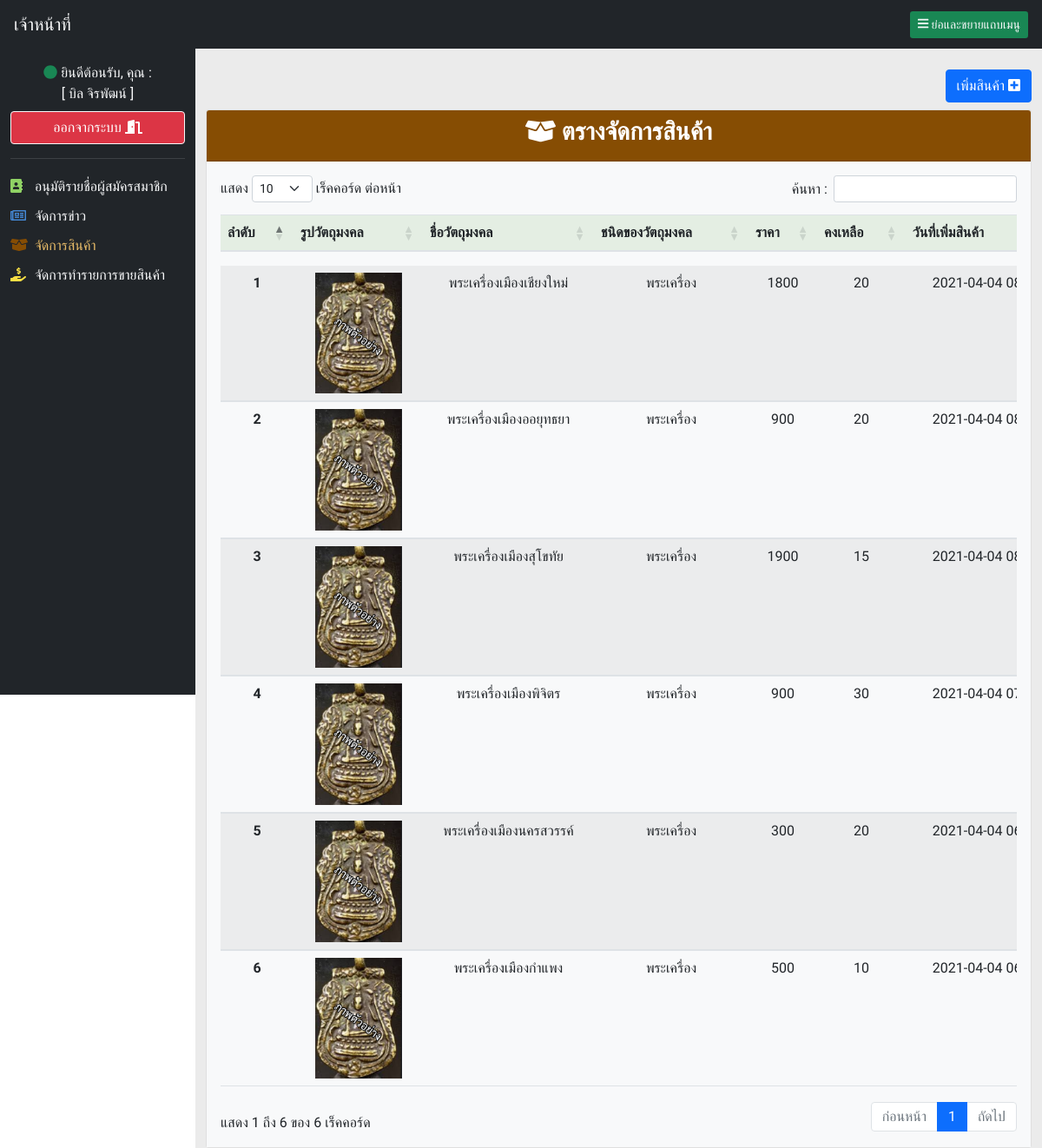
The app's page /back_house_system/manager.php?m=m3 (signed in) with its own data.
### tables this page shows
CREATE TABLE `product` (
  `id_product` int(10) NOT NULL,
  `product_name` varchar(50) NOT NULL,
  `product_type` varchar(50) NOT NULL,
  `product_des` varchar(100) NOT NULL,
  `product_price` varchar(6) NOT NULL,
  `product_qty` varchar(5) NOT NULL,
  `product_cover` varchar(50) NOT NULL,
  `date_create` timestamp NOT NULL DEFAULT current_timestamp() ON UPDATE current_timestamp()
);

### function.php (called while the page is built, shortened)
<?php
        class DB_conn{
            function __construct(){
                $conn = mysqli_connect(DB_server, DB_user, DB_password, DB_name);
                $this->dbcon = $conn;
                mysqli_set_charset($this->dbcon, "utf8");
            }
            public function pdSlm3(){
                $re = mysqli_query($this->dbcon, "SELECT * FROM product ORDER BY id_product DESC");
                return $re;
            }
                }
?>

### back_house_system/include_for_m/product_sys.php (the view, shortened to what this page needs)
<?php
    require_once('../function.php');
    $pd_sl = new DB_conn();
        ?>
<div class="d-flex justify-content-end mb-2">
    <a href="manager.php?m=m3_add" class="btn btn-primary">เพิ่มสินค้า <i class="fas fa-plus-square"></i></a>
</div>
<div class="card">
    <div class="card-header" id="bg_hd_card_m3">
        <h3 class="text-center"><b> <i class="fas fa-box-open"></i> ตรางจัดการสินค้า</b></h3>
    </div>
    <div class="card-body bg-light">
                    <table class="min-vw-100 table table-striped pb-3" id="myTable1">
                <thead class="min-vw-100">
                    <tr class="text-center" id="bg_hd_table_m">
                    <th scope="col">ลำดับ</th>
                    <th scope="col">รูปวัตถุมงคล</th>
                    <th scope="col">ชื่อวัตถุมงคล</th>
                    <th scope="col">ชนิดของวัตถุมงคล</th>
                    <th scope="col">ราคา</th>
                    <th scope="col">คงเหลือ</th>
                    <th scope="col">วันที่เพิ่มสินค้า</th>
                    </tr>
                </thead>
                <tbody>
                <?php
                        $res1 = $pd_sl->pdSlm3();
                        $n=1;
                        while($num1 = mysqli_fetch_array($res1))
                        {
                ?>
                    <tr class="text-center">
                    <th scope="row"><?php $num1['id_product']; echo $n;  ?></th>
                    <td>
                        <img style="width:100px" src="../image/product/<?php echo $num1['product_cover'];?>" alt="">
                    </td>
                    <td><?php echo $num1['product_name'];?></td>
                    <td><?php echo $num1['product_type'];?></td>
                    <td><?php echo $num1['product_price'];?></td>
                    <td><?php echo $num1['product_qty'];?></td>
                    <td><?php echo $num1['date_create'];?></td>
                    </tr>
                    <?php
                    $n++;
                    }
                    ?>
                </tbody>
                </table>
    </div>
</div>

### back_house_system/css/manag1.css (style rules this page uses)
* { font-family: 'Mitr', sans-serif; }
#bg_hd_card_m3 { background-color: rgb(134, 77, 3); color: white; }
#bg_hd_table_m { background-color: #e4eee3; }

### records on screen
product: product_cover (picture), product_name "พระเครื่องเมืองเชียงใหม่", product_type "พระเครื่อง", product_price "1800", product_qty "20", date_create "2021-04-04…"
product: product_cover (picture), product_name "พระเครื่องเมืองออยุทธยา", product_type "พระเครื่อง", product_price "900", product_qty "20", date_create "2021-04-04…"
product: product_cover (picture), product_name "พระเครื่องเมืองสุโขทัย", product_type "พระเครื่อง", product_price "1900", product_qty "15", date_create "2021-04-04…"
product: product_cover (picture), product_name "พระเครื่องเมืองพิจิตร", product_type "พระเครื่อง", product_price "900", product_qty "30", date_create "2021-04-04…"
product: product_cover (picture), product_name "พระเครื่องเมืองนครสวรรค์", product_type "พระเครื่อง", product_price "300", product_qty "20", date_create "2021-04-04…"
product: product_cover (picture), product_name "พระเครื่องเมืองกำแพง", product_type "พระเครื่อง", product_price "500", product_qty "10", date_create "2021-04-04…"

### other values on screen
$_SESSION['name'] "บิล"
$_SESSION['lname'] "จิรพัฒน์"
